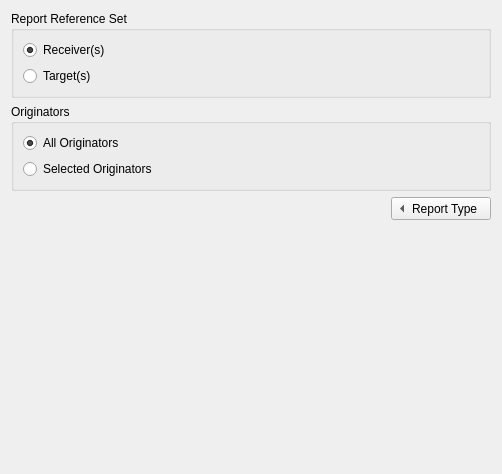
<?xml version="1.0" encoding="UTF-8"?>
<ui version="4.0">
 <class>OptionsET</class>
 <widget class="QWidget" name="OptionsET">
  <property name="geometry">
   <rect>
    <x>0</x>
    <y>0</y>
    <width>502</width>
    <height>474</height>
   </rect>
  </property>
  <property name="sizePolicy">
   <sizepolicy hsizetype="Expanding" vsizetype="Fixed">
    <horstretch>0</horstretch>
    <verstretch>0</verstretch>
   </sizepolicy>
  </property>
  <layout class="QVBoxLayout" name="verticalLayout" stretch="0,0,0,0">
   <item>
    <widget class="QGroupBox" name="groupBox_2">
     <property name="styleSheet">
      <string notr="true"/>
     </property>
     <property name="title">
      <string>Report Reference Set</string>
     </property>
     <property name="flat">
      <bool>false</bool>
     </property>
     <layout class="QVBoxLayout">
      <item>
       <widget class="QRadioButton" name="mButtonR">
        <property name="text">
         <string>Receiver(s)</string>
        </property>
        <property name="checked">
         <bool>true</bool>
        </property>
       </widget>
      </item>
      <item>
       <widget class="QRadioButton" name="mButtonT">
        <property name="text">
         <string>Target(s)</string>
        </property>
       </widget>
      </item>
     </layout>
    </widget>
   </item>
   <item>
    <widget class="QGroupBox" name="groupBox_3">
     <property name="styleSheet">
      <string notr="true"/>
     </property>
     <property name="title">
      <string>Originators</string>
     </property>
     <property name="flat">
      <bool>false</bool>
     </property>
     <layout class="QVBoxLayout" name="_3">
      <item>
       <widget class="QRadioButton" name="mButtonAO">
        <property name="text">
         <string>All Originators</string>
        </property>
        <property name="checked">
         <bool>true</bool>
        </property>
       </widget>
      </item>
      <item>
       <widget class="QRadioButton" name="mButtonSO">
        <property name="text">
         <string>Selected Originators</string>
        </property>
       </widget>
      </item>
     </layout>
    </widget>
   </item>
   <item>
    <layout class="QHBoxLayout" name="horizontalLayout_2">
     <item>
      <spacer name="horizontalSpacer">
       <property name="orientation">
        <enum>Qt::Horizontal</enum>
       </property>
       <property name="sizeHint" stdset="0">
        <size>
         <width>40</width>
         <height>20</height>
        </size>
       </property>
      </spacer>
     </item>
     <item>
      <widget class="QToolButton" name="toolButton">
       <property name="sizePolicy">
        <sizepolicy hsizetype="Fixed" vsizetype="Fixed">
         <horstretch>0</horstretch>
         <verstretch>0</verstretch>
        </sizepolicy>
       </property>
       <property name="contextMenuPolicy">
        <enum>Qt::NoContextMenu</enum>
       </property>
       <property name="toolTip">
        <string/>
       </property>
       <property name="layoutDirection">
        <enum>Qt::LeftToRight</enum>
       </property>
       <property name="styleSheet">
        <string notr="true"/>
       </property>
       <property name="text">
        <string>Report Type</string>
       </property>
       <property name="toolButtonStyle">
        <enum>Qt::ToolButtonTextBesideIcon</enum>
       </property>
       <property name="autoRaise">
        <bool>false</bool>
       </property>
       <property name="arrowType">
        <enum>Qt::LeftArrow</enum>
       </property>
      </widget>
     </item>
    </layout>
   </item>
   <item>
    <spacer>
     <property name="orientation">
      <enum>Qt::Vertical</enum>
     </property>
     <property name="sizeHint" stdset="0">
      <size>
       <width>20</width>
       <height>40</height>
      </size>
     </property>
    </spacer>
   </item>
  </layout>
 </widget>
 <resources/>
 <connections/>
</ui>
